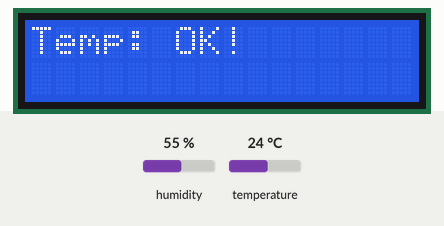
Bench run of a sketch on a simulated Arduino Uno, built with avr-gcc and run on an emulated ATmega328P. On the bench: 16×2 character LCD. The test bench sets the inputs (shaded band); at power-on: humidity 55 %, temperature 24 °C. What the sketch prints to the serial monitor is not drawn.

Above: at 0.5 s.
At 1.0 s:
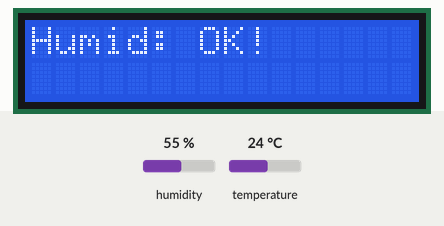
At 1.5 s:
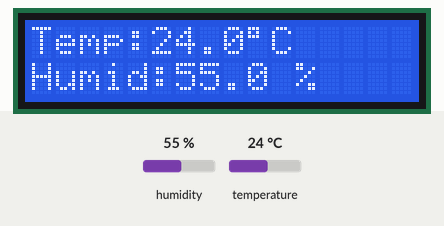

Measured:
- what the display in image 0 shows lasts 0.5 s, from 0.4 s to 0.9 s

The sketch:

24_temp_humid_DHT.ino
```cpp
#include <LiquidCrystal_I2C.h>  // lib for LCD with I2C interface
#include <Wire.h>               // lib for I2C interface
#include <DHT_U.h>              // lib for operate with DHT sensor data

LiquidCrystal_I2C lcd(0x27, 16, 2);  // define LCD device with (address, row length, row count)

DHT_Unified dht(4, DHT11);  // define object for DHT data (data pin, DHT device type)
uint32_t delayMS;           // delay between sensor data sent

void setup() {
  Serial.begin(9600);

  lcd.init();       // init lcd
  lcd.backlight();  // turn baklight on

  dht.begin();

  sensor_t sensor;
  dht.temperature().getSensor(&sensor);
  Serial.println(F("------------------------------------"));
  Serial.println(F("Temperature Sensor"));
  Serial.print(F("Sensor Type: "));
  Serial.println(sensor.name);
  Serial.print(F("Driver Ver:  "));
  Serial.println(sensor.version);
  Serial.print(F("Unique ID:   "));
  Serial.println(sensor.sensor_id);
  Serial.print(F("Max Value:   "));
  Serial.print(sensor.max_value);
  Serial.println(F("°C"));
  Serial.print(F("Min Value:   "));
  Serial.print(sensor.min_value);
  Serial.println(F("°C"));
  Serial.print(F("Resolution:  "));
  Serial.print(sensor.resolution);
  Serial.println(F("°C"));
  Serial.println(F("------------------------------------"));
  // Print humidity sensor details.
  dht.humidity().getSensor(&sensor);
  Serial.println(F("Humidity Sensor"));
  Serial.print(F("Sensor Type: "));
  Serial.println(sensor.name);
  Serial.print(F("Driver Ver:  "));
  Serial.println(sensor.version);
  Serial.print(F("Unique ID:   "));
  Serial.println(sensor.sensor_id);
  Serial.print(F("Max Value:   "));
  Serial.print(sensor.max_value);
  Serial.println(F("%"));
  Serial.print(F("Min Value:   "));
  Serial.print(sensor.min_value);
  Serial.println(F("%"));
  Serial.print(F("Resolution:  "));
  Serial.print(sensor.resolution);
  Serial.println(F("%"));
  Serial.println(F("------------------------------------"));
  // Set delay between sensor readings based on sensor details.
  delayMS = sensor.min_delay / 1000;
}

void loop() {
  lcd.setCursor(0, 0); // set lcd cursor
  // get temperature data
  sensors_event_t eventTemperature;
  dht.temperature().getEvent(&eventTemperature);
  // check temperature data available
  if (isnan(eventTemperature.temperature)) {
    lcd.print("Temp: ERROR!");
  } else {
    lcd.print("Temp: OK!");
  }
  delay(500);
  lcd.clear();

  Serial.println(eventTemperature.temperature);

  // get humidity data
  sensors_event_t eventHumidity;
  dht.humidity().getEvent(&eventHumidity);
  // check humidity data available
  if (isnan(eventHumidity.relative_humidity)) {
    lcd.print("Humid: ERROR!");
  } else {
    lcd.print("Humid: OK!");

  }
  delay(500);
  lcd.clear();

  // print data
  lcd.clear();
  lcd.setCursor(0, 0);
  lcd.print("Temp:");
  lcd.print(eventTemperature.temperature, 1);  // print temperature displeji
  lcd.print(char(223));           // print sign "°"
  lcd.print("C");
  lcd.setCursor(0, 1);
  lcd.print("Humid:");
  lcd.print(eventHumidity.relative_humidity, 1);  // print humidity
  lcd.print(" %");

  delay(delayMS); // wait for next sensor event
  lcd.clear();
}
```
